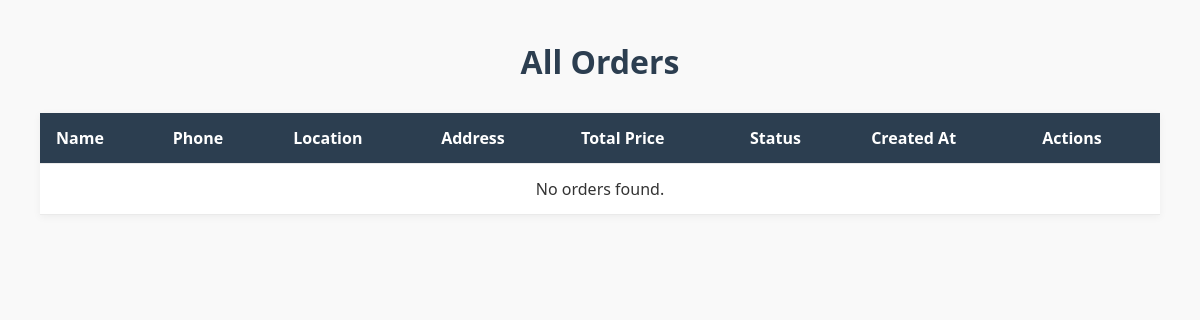
Before: /order/order_list/ with the older database file.
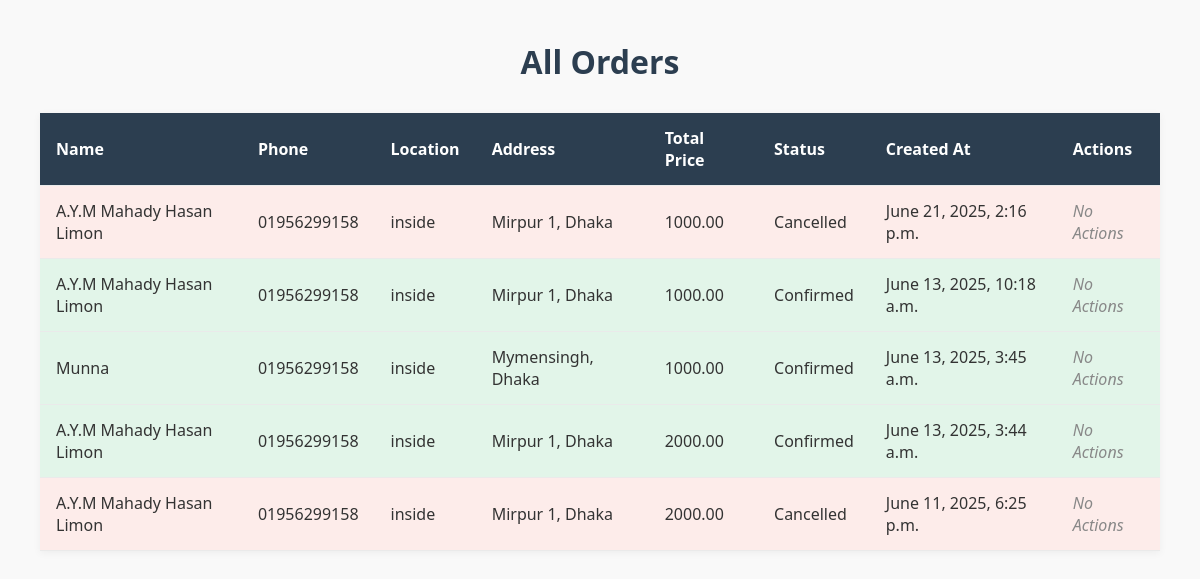
After: the same page with the newer database file.
### order/models.py (models this page shows, shortened)
class Order(models.Model):
    LOCATION_CHOICES = [
        ('inside_dhaka', 'Inside Dhaka'),
        ('outside_dhaka', 'Outside Dhaka'),
    ]
    full_name = models.CharField(max_length=100)
    contact_number = models.CharField(max_length=20)
    location = models.CharField(max_length=20, choices=LOCATION_CHOICES)
    address = models.TextField()
    cart = models.JSONField(default=dict)
    total_price = models.DecimalField(max_digits=10, decimal_places=2)
    is_confirmed = models.BooleanField(default=False)
    is_cancelled = models.BooleanField(default=False)
    created_at = models.DateTimeField(auto_now_add=True)

### order/views.py (the view)
# urls.py: path('order_list/',views.order_list, name="order_list"),
def order_list(request):
    orders = Order.objects.all().order_by('-created_at')  # Most recent first
    return render(request, 'orders/order_list.html', {'orders': orders})

### store/context_processors.py (called while the page is built, shortened)
def cart_data(request):
    cart = request.session.get('cart', {})
    cart_item_count = 0
    cart_items = []
    total_amount = 0
    return {
        'cart_items': cart_items,
        'total_amount': total_amount,
        'cart_item_count': cart_item_count,
    }

### templates/orders/order_list.html (shortened to what this page needs)
{% load static %}
<!DOCTYPE html>
<html>
<head>
</head>
<body>
<h1>All Orders</h1>
<table>
    <thead>
        <tr>
            <th>Name</th>
            <th>Phone</th>
            <th>Location</th>
            <th>Address</th>
            <th>Total Price</th>
            <th>Status</th>
            <th>Created At</th>
            <th>Actions</th>
        </tr>
    </thead>
    <tbody>
    {% for order in orders %}
        <tr class="{% if order.is_confirmed %}confirmed{% elif order.is_cancelled %}cancelled{% endif %}">
            <td>{{ order.full_name }}</td>
            <td>{{ order.contact_number }}</td>
            <td>{{ order.location }}</td>
            <td>{{ order.address }}</td>
            <td>{{ order.total_price }}</td>
            <td>
                {% if order.is_cancelled %}
                    Cancelled
                {% elif order.is_confirmed %}
                    Confirmed
                {% else %}
                    Pending
                {% endif %}
            </td>
            <td>{{ order.created_at }}</td>
            <td class="actions">
                {% if not order.is_confirmed and not order.is_cancelled %}
                    <div class="dropdown">
                        <button class="dropbtn">Actions ⏷</button>
                        <div class="dropdown-content">
                            <a href="{% url 'confirm_order' order.id %}">✅ Confirm</a>
                            <a href="{% url 'cancel_order' order.id %}">❌ Cancel</a>
                        </div>
                    </div>
                {% else %}
                    <em>No Actions</em>
                {% endif %}
            </td>
        </tr>
    {% empty %}
        <tr><td colspan="8" style="text-align: center;">No orders found.</td></tr>
    {% endfor %}
    </tbody>
</table>
</body>
</html>

Changed rows visible on the page:
added Order: full_name "A.Y.M Mahady Hasan Limon", contact_number "01956299158", location "inside", address "Mirpur 1, Dhaka", total_price "1000.00", is_cancelled "Cancelled", created_at "June 21, 2025, 2:16 p.m.", is_confirmed "No Actions"
added Order: full_name "A.Y.M Mahady Hasan Limon", contact_number "01956299158", location "inside", address "Mirpur 1, Dhaka", total_price "1000.00", is_cancelled "Confirmed", created_at "June 13, 2025, 10:18 a.m.", is_confirmed "No Actions"
added Order: full_name "Munna", contact_number "01956299158", location "inside", address "Mymensingh, Dhaka", total_price "1000.00", is_cancelled "Confirmed", created_at "June 13, 2025, 3:45 a.m.", is_confirmed "No Actions"
added Order: full_name "A.Y.M Mahady Hasan Limon", contact_number "01956299158", location "inside", address "Mirpur 1, Dhaka", total_price "2000.00", is_cancelled "Confirmed", created_at "June 13, 2025, 3:44 a.m.", is_confirmed "No Actions"
added Order: full_name "A.Y.M Mahady Hasan Limon", contact_number "01956299158", location "inside", address "Mirpur 1, Dhaka", total_price "2000.00", is_cancelled "Cancelled", created_at "June 11, 2025, 6:25 p.m.", is_confirmed "No Actions"
Other visible differences:
text no longer shown: "No orders found."
